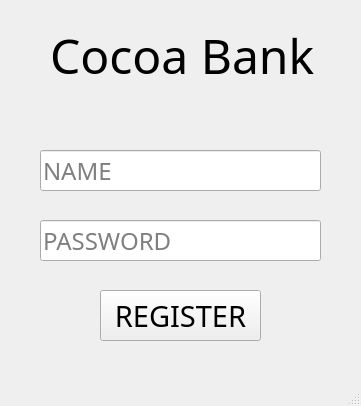
<?xml version="1.0" encoding="UTF-8"?>
<ui version="4.0">
 <class>MainWindow</class>
 <widget class="QMainWindow" name="MainWindow">
  <property name="geometry">
   <rect>
    <x>0</x>
    <y>0</y>
    <width>361</width>
    <height>406</height>
   </rect>
  </property>
  <property name="windowTitle">
   <string>Cocoa Bank Register</string>
  </property>
  <widget class="QWidget" name="centralwidget">
   <widget class="QLabel" name="label">
    <property name="geometry">
     <rect>
      <x>50</x>
      <y>30</y>
      <width>271</width>
      <height>51</height>
     </rect>
    </property>
    <property name="font">
     <font>
      <family>Malgun Gothic</family>
      <pointsize>36</pointsize>
     </font>
    </property>
    <property name="text">
     <string>Cocoa Bank</string>
    </property>
   </widget>
   <widget class="QLineEdit" name="txt_name">
    <property name="geometry">
     <rect>
      <x>40</x>
      <y>150</y>
      <width>281</width>
      <height>41</height>
     </rect>
    </property>
    <property name="font">
     <font>
      <family>Malgun Gothic</family>
      <pointsize>18</pointsize>
     </font>
    </property>
    <property name="inputMask">
     <string/>
    </property>
    <property name="text">
     <string/>
    </property>
    <property name="maxLength">
     <number>32767</number>
    </property>
    <property name="placeholderText">
     <string>NAME</string>
    </property>
   </widget>
   <widget class="QLineEdit" name="txt_password">
    <property name="geometry">
     <rect>
      <x>40</x>
      <y>220</y>
      <width>281</width>
      <height>41</height>
     </rect>
    </property>
    <property name="font">
     <font>
      <family>Malgun Gothic</family>
      <pointsize>18</pointsize>
     </font>
    </property>
    <property name="inputMask">
     <string/>
    </property>
    <property name="text">
     <string/>
    </property>
    <property name="maxLength">
     <number>32767</number>
    </property>
    <property name="echoMode">
     <enum>QLineEdit::Password</enum>
    </property>
    <property name="placeholderText">
     <string>PASSWORD</string>
    </property>
   </widget>
   <widget class="QPushButton" name="btn_register">
    <property name="geometry">
     <rect>
      <x>100</x>
      <y>290</y>
      <width>161</width>
      <height>51</height>
     </rect>
    </property>
    <property name="font">
     <font>
      <family>Malgun Gothic</family>
      <pointsize>22</pointsize>
     </font>
    </property>
    <property name="text">
     <string>REGISTER</string>
    </property>
   </widget>
  </widget>
  <widget class="QMenuBar" name="menubar">
   <property name="geometry">
    <rect>
     <x>0</x>
     <y>0</y>
     <width>361</width>
     <height>21</height>
    </rect>
   </property>
  </widget>
  <widget class="QStatusBar" name="statusbar"/>
 </widget>
 <resources/>
 <connections/>
</ui>
